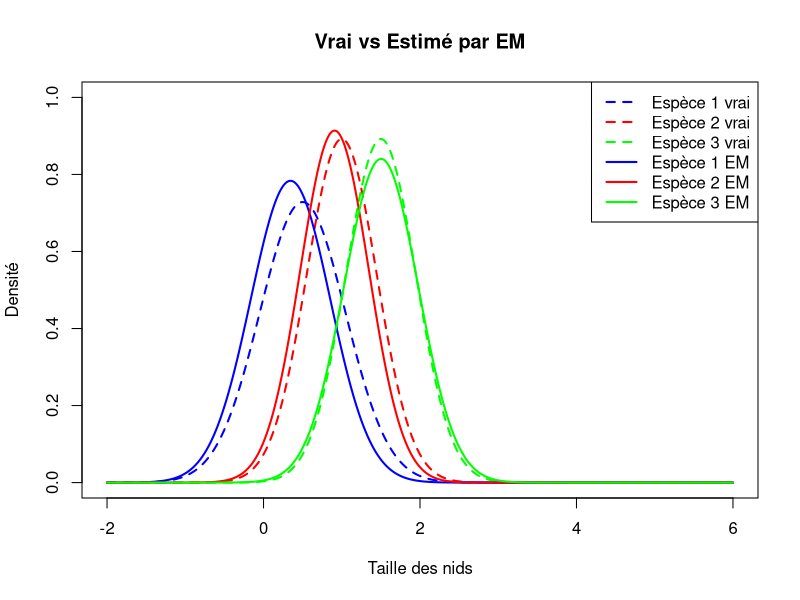

Here is the R script that generated this plot:
# ALGORITHME EM — Mélange de 3 gaussiennes (composantes proches)
# alpha=(0.4, 0.4, 0.2)  mu=(0.5, 1, 1.5)  var=(0.3, 0.2, 0.2)

K = 3
n = 1000
alpha_vrai = c(0.4, 0.4, 0.2)
mu_vrai = c(0.5, 1, 1.5)
var_vrai = c(0.3, 0.2, 0.2)


## Simulation des données

estm_obs = function(n) {
  X = numeric(n)
  for (i in 1:n) {
    u = runif(1)
    if (u < 0.4) {
      X[i] = rnorm(1, mean = 0.5, sd = sqrt(0.3))
    } else if (u < 0.8) {
      X[i] = rnorm(1, mean = 1, sd = sqrt(0.2))
    } else {
      X[i] = rnorm(1, mean = 1.5, sd = sqrt(0.2))
    }
  }
  return(X)
}

set.seed(42)   # reproductibilite
X = estm_obs(n)


## Fonctions EM
gauss = function(x, mu, var) {
  dnorm(x, mean = mu, sd = sqrt(var))
}

etape_E = function(X, alpha, mu, var) {
  gamma = matrix(0, nrow = length(X), ncol = K)
  for (k in 1:K) {
    gamma[, k] = alpha[k] * gauss(X, mu[k], var[k])
  }
  for (i in 1:length(X)) {
    gamma[i, ] = gamma[i, ] / sum(gamma[i, ])
  }
  return(gamma)
}

etape_M = function(X, gamma) {
  
  n = length(X)
  alpha = numeric(K)
  mu = numeric(K)
  var = numeric(K)
  
  for (k in 1:K) {
    Nk = sum(gamma[, k])
    alpha[k] = Nk / n
    mu[k] = sum(gamma[, k] * X) / Nk
    var[k] = sum(gamma[, k] * (X - mu[k])^2) / Nk
  }
  
  return(list(alpha = alpha, mu = mu, var = var))
}


## Boucle EM

alpha_est = rep(1/K, K)
mu_est = c(0, 1, 2)

var_est = rep(0.5, K)

for (iter in 1:200) {
  gamma = etape_E(X, alpha_est, mu_est, var_est)
  params = etape_M(X, gamma)
  alpha_old = alpha_est
  alpha_est = params$alpha
  mu_est = params$mu
  var_est = params$var
  if (iter > 1 && max(abs(alpha_est - alpha_old)) < 1e-6) {
    cat("Convergence à l'itération", iter, "\n")
    break
  }
}

for (k in 1:K) {
  cat("Espèce", k, ":\n")
  cat("  alpha  : estimé =", round(alpha_est[k], 3), " | vrai =", alpha_vrai[k], "\n")
  cat("  mu     : estimé =", round(mu_est[k],    3), " | vrai =", mu_vrai[k],    "\n")
  cat("  var    : estimé =", round(var_est[k],   3), " | vrai =", var_vrai[k],   "\n")
  cat("\n")
}

## Graphique
x_seq = seq(-2, 6, by = 0.01)
couleurs = c("blue", "red", "green")

# On initialise le graphique vide
plot(x_seq, gauss(x_seq, mu_vrai[1], var_vrai[1]),
     type = "l", lty = 2, col = couleurs[1], lwd = 2,
     xlab = "Taille des nids", ylab = "Densité",
     main = "Vrai vs Estimé par EM",
     ylim = c(0, 1))

# On ajoute les courbes vraies (pointillé)
for (k in 2:K) {
  lines(x_seq, gauss(x_seq, mu_vrai[k], var_vrai[k]),
        lty = 2, col = couleurs[k], lwd = 2)
}

# On ajoute les courbes estimées (trait plein)
for (k in 1:K) {
  lines(x_seq, gauss(x_seq, mu_est[k], var_est[k]),
        lty = 1, col = couleurs[k], lwd = 2)
}

# Légende
legend("topright",legend = c("Espèce 1 vrai", "Espèce 2 vrai", "Espèce 3 vrai",
                             "Espèce 1 EM",   "Espèce 2 EM",   "Espèce 3 EM"),
       col = c(couleurs, couleurs),lty    = c(2, 2, 2, 1, 1, 1),lwd = 2)



## Test de Kolmogorov-Smirnov sur le mélange estimé
# CDF du mélange : F(x) = sum_k alpha_k * Phi((x - mu_k) / sqrt(var_k))

X = estm_obs(n)

cdf_melange = function(x, alpha, mu, var) {
  sapply(x, function(xi) {
    sum(alpha * pnorm(xi, mean = mu, sd = sqrt(var)))
  })
}

# On passe la CDF comme fonction de distribution empirique à tester
ks_result = ks.test(X, function(x) cdf_melange(x, alpha_est, mu_est, var_est))
print(ks_result)
